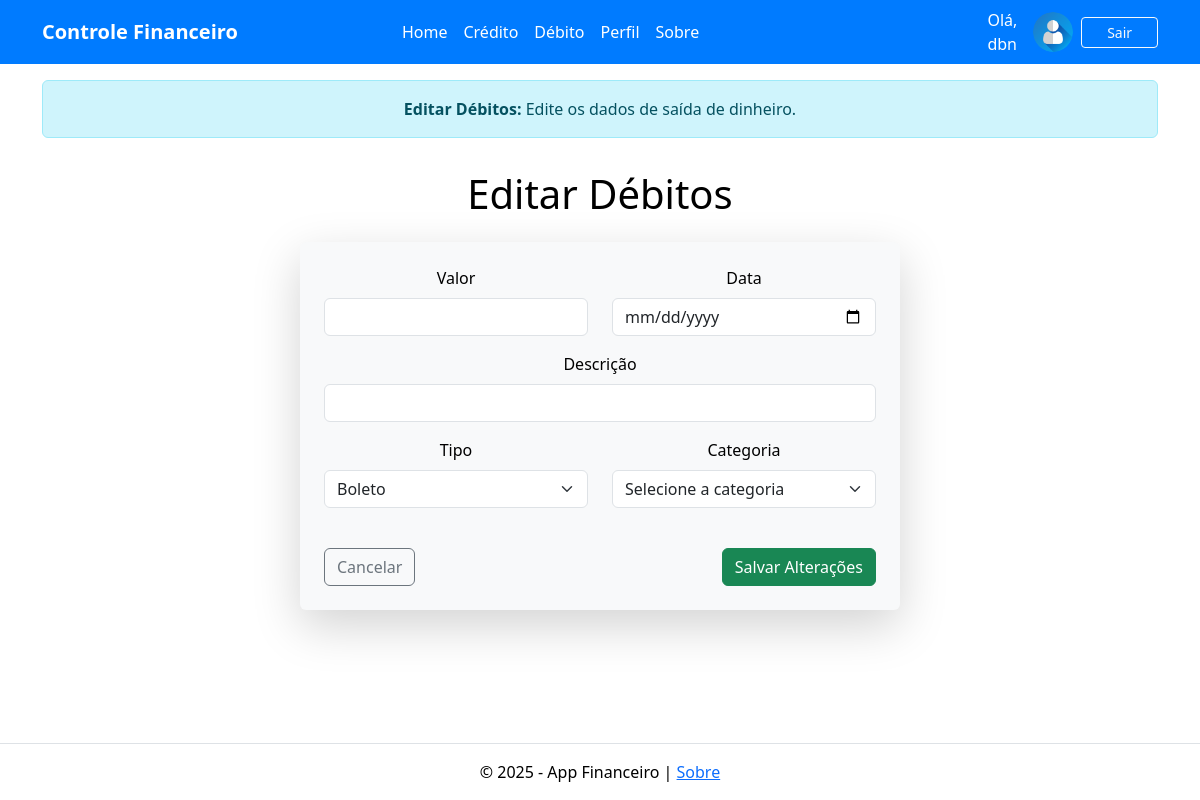
Before: /editar_debito/15 (signed in) with the older database file.
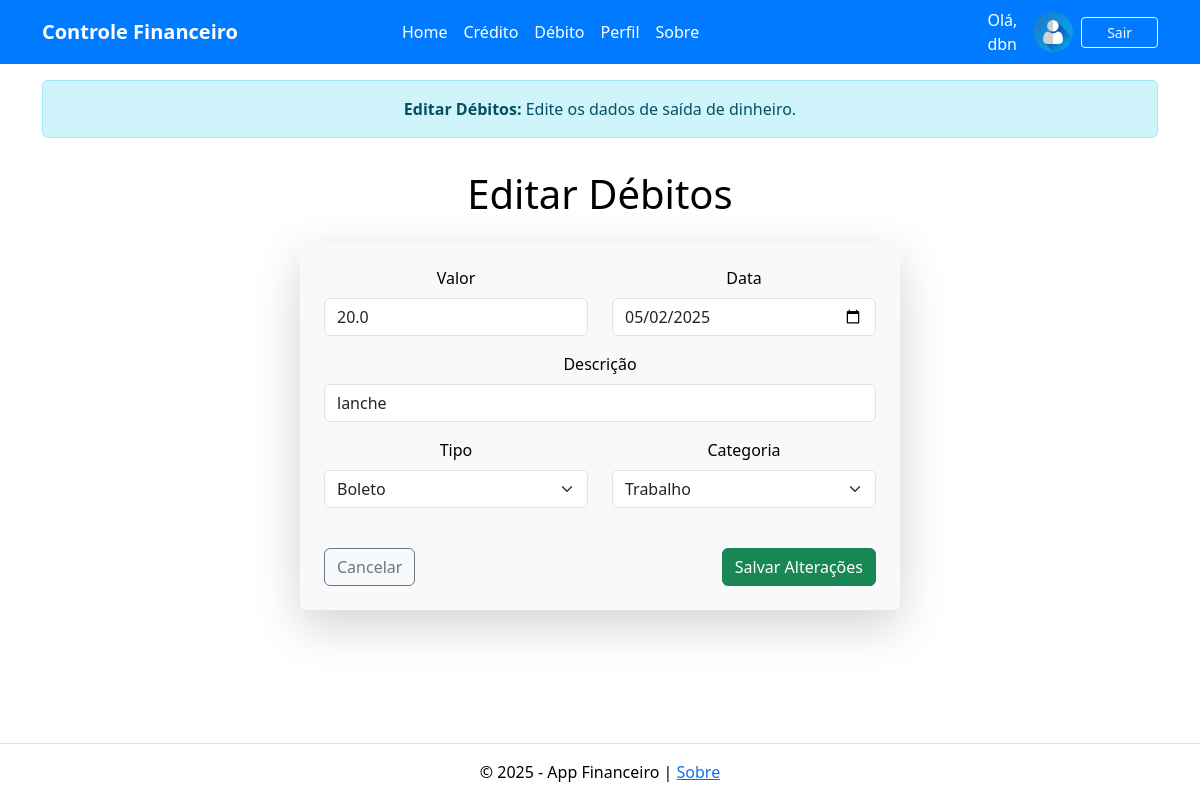
After: the same page with the newer database file.
### tables this page shows
CREATE TABLE debitos (
            id INTEGER PRIMARY KEY AUTOINCREMENT,
            valor REAL NOT NULL,
            descricao TEXT NOT NULL,
            tipo TEXT NOT NULL,
            categoria TEXT NOT NULL,
            data TEXT NOT NULL,
            status TEXT NOT NULL DEFAULT 'pendente',
            data_agendada TEXT
        , usuario_id TEXT);

### app.py (the view, shortened to what this page needs)
@app.route("/editar_debito/<int:id>", methods=["GET", "POST"])
def editar_debito(id):
    query = "SELECT * FROM debitos WHERE id  = ?"
    debito = executar_consulta(query, (id,), fetchone=True)
    return render_template("editar_debito.html", debito=debito)

### utils.py (called while the page is built)
def executar_consulta(query, parametros=(), fetchone=False, fetchall=False, commit=False):
    conexao = sqlite3.connect('financeiro.db')
    cursor = conexao.cursor()
    cursor.execute(query, parametros)
    resultado = None
    if fetchone:
        resultado = cursor.fetchone()
    elif fetchall:
        resultado = cursor.fetchall()
    if commit:
        conexao.commit()
    conexao.close()
    return resultado

### templates/editar_debito.html (shortened to what this page needs)
{% extends "base.html" %}
{% block alert %}
    <div class="container mt-3">
        <div class="alert alert-info text-center" role="alert">
            <strong>Editar Débitos:</strong> Edite os dados de saída de dinheiro.
        </div>
    </div>
{% endblock %}
{% block content %}
<div class="container mt-3">
    <h1 class="mb-4 text-center">Editar Débitos</h1>
    <form method="POST" class="p-4 rounded shadow-lg bg-light mx-auto" id="editarDebitoForm">
        <div class="row">
            <div class="col-md-6 mb-3">
                <label for="valor" class="form-label">Valor</label>
                <input type="number" step="0.01" class="form-control" id="valor" name="valor" value="{{ debito[1] }}" required>
            </div>
            <div class="col-md-6 mb-3">
                <label for="data" class="form-label">Data</label>
                <input type="date" class="form-control" id="data" name="data" value="{{ debito[5] }}" required>
            </div>
        </div>
        <div class="mb-3">
            <label for="descricao" class="form-label">Descrição</label>
            <input type="text" class="form-control" id="descricao" name="descricao" value="{{ debito[2] }}" required>
        </div>
        <div class="row">
            <div class="col-md-6 mb-3">
                <label for="tipo" class="form-label">Tipo</label>
                <select class="form-select" id="tipo" name="tipo" required>
                   <option value="boleto" {% if debito[3] == 'boleto' %}selected{% endif %}>Boleto</option>
                </select>
            </div>
            <div class="col-md-6 mb-3">
                <label for="categoria" class="form-label">Categoria</label>
                <select class="form-select" id="categoria" name="categoria" required>
                    <option value="" disabled {% if not debito[4] %}selected{% endif %}>Selecione a categoria</option>
                    <option value="trabalho" {% if debito[4] == 'trabalho' %}selected{% endif %}>Trabalho</option>
                </select>
            </div>
        </div>
        <div class="d-flex justify-content-between mt-4">
            <a href="{{ url_for('debito') }}" class="btn btn-outline-secondary">Cancelar</a>
            <button type="submit" class="btn btn-success">Salvar Alterações</button>
        </div>
    </form>
</div>
{% endblock %}

Changed rows visible on the page:
added debitos: valor "20.0", data "05/02/2025", descricao "lanche"
Other visible differences:
form field categoria: "Selecione a categoria" → "Trabalho"
